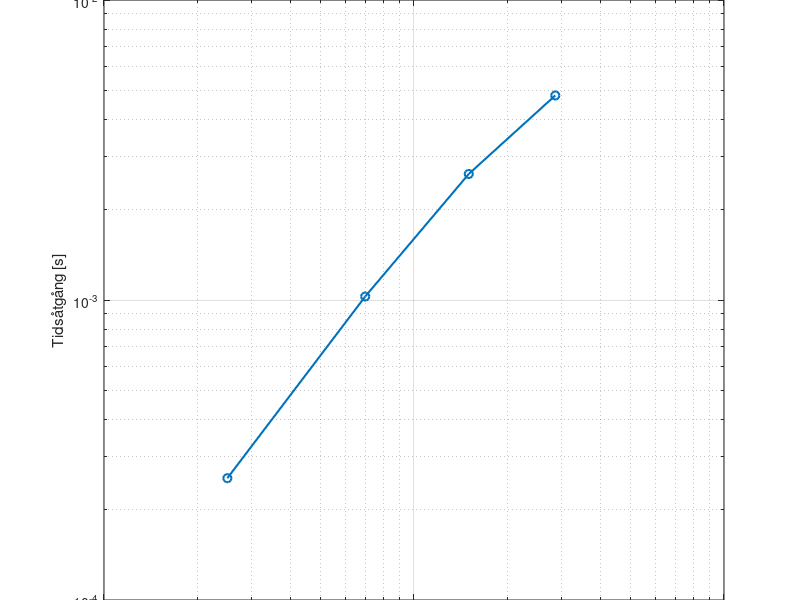

This chart was generated by the following MATLAB code:
addpath('Matlab/Matlab/labb1-LinjarAlgebra-fackverk')

clear;      % Tar bort alla gamla variabler
clc;        % Rensar kommandofönstret
close all   % Stänger alla figurer

n =100; % antal iterationer;

% Kran 1
load('kran1.mat')
%whos % => A Size 250x250 då 127 noder -2 som sitter i väggen * 2 frihetsgrader x och y led
A = sparse(A);
%Skapa en b vektor med rätt storlek
%b = zeros(250,1); %250  A's size är 250x250
b = rand(250,1); %250  A's size är 250x250
size = [250];
time=0;
for i= 1:n
    timeStart = cputime;
    z=A\b;
    time = time + (cputime - timeStart);
end
tider = [time/n];
fprintf('Medeltid kran 1 = %.4f s\n', time/n);

% Kran 2
load('kran2.mat')
%whos % => A Size 696x696 då 350 noder -2 som sitter i väggen * 2 frihetsgrader x och y led
A = sparse(A);
%Skapa en b vektor med rätt storlek
%b = zeros(696,1);
b = rand(696,1);
size = [size, 696];
time=0;
for i= 1:n
    timeStart = cputime;
    z=A\b;
    time = time + (cputime - timeStart);
end
tider = [tider, time/n];
fprintf('Medeltid kran 2 = %.4f s\n', time/n);

% Kran 3
load('kran3.mat')
%whos % => A Size 2x1502 då 753 noder -2 som sitter i väggen * 2 frihetsgrader x och y led
A = sparse(A);
%Skapa en b vektor med rätt storlek
%b = zeros(1502,1);
b = rand(1502,1);
size = [size, 1502];
time=0;
for i= 1:n
    timeStart = cputime;
    z=A\b;
    time = time + (cputime - timeStart);
end
tider = [tider, time/n];
fprintf('Medeltid kran 3 = %.4f s\n', time/n); 

% Kran 4
load('kran4.mat')
%whos % => A Size 2856x2856 då 1430 noder -2 som sitter i väggen * 2 frihetsgrader x och y led
A = sparse(A);
%Skapa en b vektor med rätt storlek
%b = zeros(2856,1); 
b = rand(2856,1);
size = [size, 2856];
time=0; 
for i= 1:n
    timeStart = cputime;
    z=A\b;
    time = time + (cputime - timeStart);
end
tider = [tider, time/n];
fprintf('Medeltid kran 4 = %.4f s\n', time/n);

figure;
loglog(size, tider, 'o-', 'LineWidth', 1.5);
xlabel('Antal obekanta');
ylabel('Tidsåtgång [s]');

grid on;

size
tider
% Från uppgiften:
%Om tidsåtgången lyder potenssambandet T ≈ CN^α, där T är tidsåtgången och N är antalet obekanta 
% och C, α konstanter, så kan plottning i loglog-skala ge exponenten α som lutningen
%av resulterande linjen. Detta följer av att ta logaritmen på båda sidor av potenssambandet, vilket ger
%log T ≈log C+ αlog N.

% Linjen blir ganska rak vilket tyder på att sambandet håller hyfsat bra.
% Lutningen kan uppskattas med hjälp av polyfit:
p = polyfit(log(size), log(tider), 1) % 1 betyder linjär passning
lutning = p(1); % Lutningen är första koefficienten
fprintf('Uppskattad exponent α = %.2f\n', lutning);   
title("CPU-tid för Gausselimination på fackverk av olika storlek Uppgift 6, lutning "+lutning);

%Medeltid kran 1 = 0.0003 s
%Medeltid kran 2 = 0.0005 s
%Medeltid kran 3 = 0.0015 s
%Medeltid kran 4 = 0.0030 s

% jämfört med uppgift 4
%Medeltid kran 1 = 0.0072 s
%Medeltid kran 2 = 0.0197 s
%Medeltid kran 3 = 0.0817 s
%Medeltid kran 4 = 0.3793 s